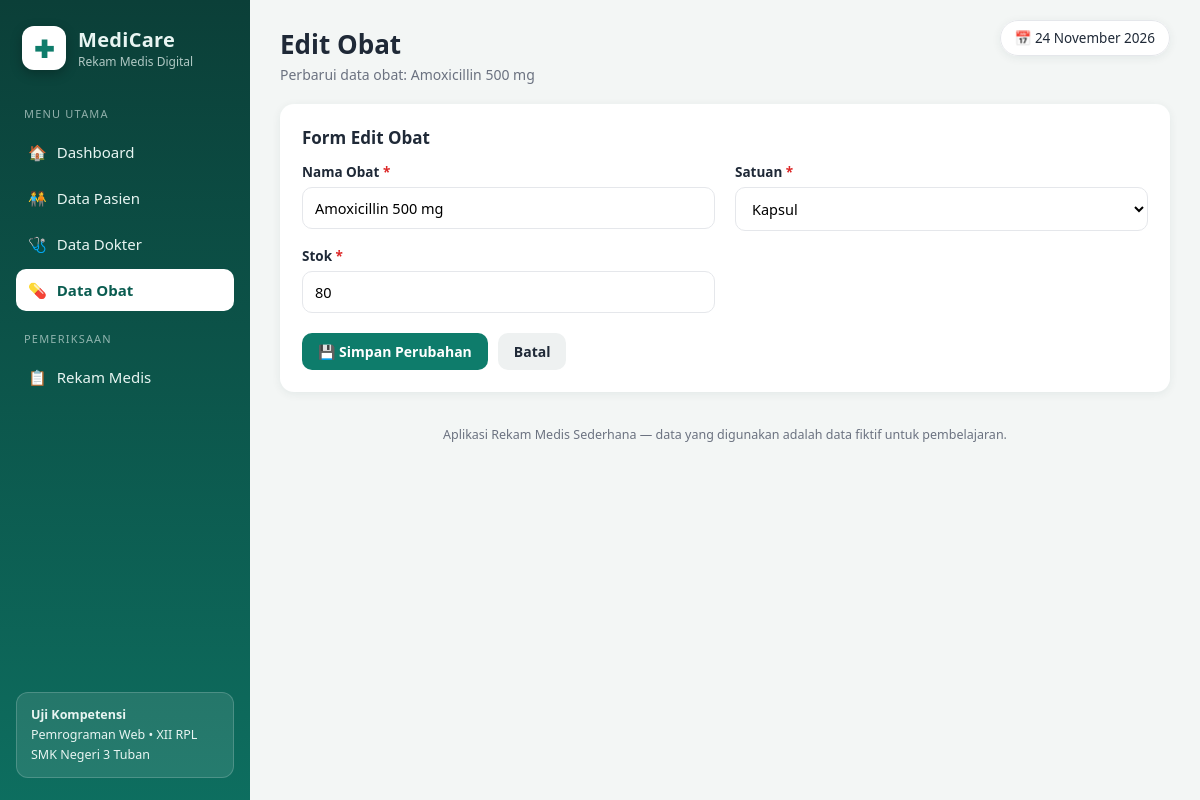
/obat_edit.php?id=2, run on the app's committed database.
### tables this page shows
CREATE TABLE IF NOT EXISTS obat (
    id_obat   INT          NOT NULL AUTO_INCREMENT,
    nama_obat VARCHAR(100) NOT NULL,
    satuan    VARCHAR(30)  NOT NULL,
    stok      INT          NOT NULL DEFAULT 0,
    PRIMARY KEY (id_obat)
);

### koneksi.php (called while the page is built, shortened)
<?php
function e($nilai)
{
    return htmlspecialchars((string) $nilai, ENT_QUOTES, 'UTF-8');
}
function tgl_indo($tanggal)
{
    $bulan = [1 => 'Januari', 'Februari', 'Maret', 'April', 'Mei', 'Juni',
              'Juli', 'Agustus', 'September', 'Oktober', 'November', 'Desember'];
    $pecah = explode('-', $tanggal);
    return (int) $pecah[2] . ' ' . $bulan[(int) $pecah[1]] . ' ' . $pecah[0];
}

### obat_edit.php (the view, shortened to what this page needs)
<?php
require_once 'koneksi.php';
$id = (int) ($_GET['id'] ?? 0);
$stmt = mysqli_prepare($koneksi, "SELECT * FROM obat WHERE id_obat = ?");
mysqli_stmt_bind_param($stmt, 'i', $id);
mysqli_stmt_execute($stmt);
$obat = mysqli_fetch_assoc(mysqli_stmt_get_result($stmt));
$data  = $obat;
$judul    = 'Edit Obat';
$subjudul = 'Perbarui data obat: ' . $obat['nama_obat'];
require_once 'includes/header.php';
?>
<div class="kartu">
    <div class="kartu-judul">Form Edit Obat</div>
    <form method="post" action="">
        <div class="form-grid">
            <div class="form-grup">
                <label>Nama Obat <span class="wajib">*</span></label>
                <input type="text" name="nama_obat" maxlength="100" value="<?= e($data['nama_obat']) ?>" required>
            </div>
            <div class="form-grup">
                <label>Satuan <span class="wajib">*</span></label>
                <select name="satuan" required>
                    <?php foreach (['Tablet', 'Kapsul', 'Sirup', 'Salep', 'Tetes', 'Injeksi'] as $s): ?>
                        <option value="<?= $s ?>" <?= $data['satuan'] === $s ? 'selected' : '' ?>><?= $s ?></option>
                    <?php endforeach; ?>
                </select>
            </div>
            <div class="form-grup">
                <label>Stok <span class="wajib">*</span></label>
                <input type="number" name="stok" min="0" step="1" value="<?= e($data['stok']) ?>" required>
            </div>
        </div>
        <div class="form-aksi">
            <button class="btn btn-utama" type="submit">💾 Simpan Perubahan</button>
            <a class="btn btn-abu" href="obat.php">Batal</a>
        </div>
    </form>
</div>
<?php require_once 'includes/footer.php'; ?>

### includes/header.php (shortened to what this page needs)
<?php
$halaman_aktif = basename($_SERVER['PHP_SELF']);
function nav_aktif($file, $halaman_aktif)
{
    $peta = [
        'pasien.php'      => ['pasien.php', 'pasien_tambah.php', 'pasien_edit.php', 'pasien_detail.php'],
        'dokter.php'      => ['dokter.php', 'dokter_tambah.php', 'dokter_edit.php'],
        'obat.php'        => ['obat.php', 'obat_tambah.php', 'obat_edit.php'],
        'rekam_medis.php' => ['rekam_medis.php', 'rekam_tambah.php', 'rekam_edit.php', 'rekam_detail.php'],
    ];
    $grup = $peta[$file] ?? [$file];
    return in_array($halaman_aktif, $grup, true) ? ' class="aktif"' : '';
}
?>
<!DOCTYPE html>
<html lang="id">
<head>
    <link rel="stylesheet" href="assets/css/style.css">
</head>
<body>
<div class="layout">
    <aside class="sidebar">
        <div class="brand">
            <div class="brand-logo">✚</div>
            <div>
                <div class="brand-nama">MediCare</div>
                <div class="brand-sub">Rekam Medis Digital</div>
            </div>
        </div>
        <nav class="menu">
            <div class="menu-judul">Menu Utama</div>
            <a href="index.php"<?= nav_aktif('index.php', $halaman_aktif) ?>>🏠 <span>Dashboard</span></a>
            <a href="pasien.php"<?= nav_aktif('pasien.php', $halaman_aktif) ?>>🧑‍🤝‍🧑 <span>Data Pasien</span></a>
            <a href="dokter.php"<?= nav_aktif('dokter.php', $halaman_aktif) ?>>🩺 <span>Data Dokter</span></a>
            <a href="obat.php"<?= nav_aktif('obat.php', $halaman_aktif) ?>>💊 <span>Data Obat</span></a>
            <div class="menu-judul">Pemeriksaan</div>
            <a href="rekam_medis.php"<?= nav_aktif('rekam_medis.php', $halaman_aktif) ?>>📋 <span>Rekam Medis</span></a>
        </nav>
        <div class="sidebar-bawah">
            <div class="kartu-info">
                <b>Uji Kompetensi</b><br>
                Pemrograman Web &bull; XII RPL<br>
                SMK Negeri 3 Tuban
            </div>
        </div>
    </aside>
    <main class="konten">
        <header class="topbar">
            <div>
                <h1><?= e($judul ?? 'Dashboard') ?></h1>
                <p class="topbar-sub"><?= e($subjudul ?? 'Aplikasi Rekam Medis Sederhana') ?></p>
            </div>
            <div class="topbar-kanan">
                <span class="badge-tanggal">📅 <?= tgl_indo(date('Y-m-d')) ?></span>
            </div>
        </header>

### assets/css/style.css (style rules this page uses)
:root { --teal: #0e7c6b; --teal-gelap: #0a5c50; --teal-muda: #e6f4f1; --biru: #2563eb; --ungu: #7c3aed; --oranye: #ea8a00; --merah: #dc2626; --teks: #1f2937; --teks-redup: #6b7280; --garis: #e5e7eb; --latar: #f3f6f5; --radius: 14px; --bayang: 0 2px 10px rgba(16, 60, 52, .07); }
* { margin: 0; padding: 0; box-sizing: border-box; }
body { font-family: "Segoe UI", system-ui, -apple-system, Arial, sans-serif; background: var(--latar); color: var(--teks); }
a { text-decoration: none; }
.layout { display: flex; min-height: 100vh; }
.sidebar { width: 250px; flex-shrink: 0; background: linear-gradient(180deg, #0b3f38 0%, #0e7c6b 130%); color: #e8f5f2; display: flex; flex-direction: column; padding: 22px 16px; position: sticky; top: 0; height: 100vh; }
.brand { display: flex; align-items: center; gap: 12px; padding: 4px 6px 20px; }
.brand-logo { width: 44px; height: 44px; border-radius: 12px; background: #ffffff; color: var(--teal); display: flex; align-items: center; justify-content: center; font-size: 24px; font-weight: 800; box-shadow: 0 4px 12px rgba(0,0,0,.25); }
.brand-nama { font-size: 20px; font-weight: 800; letter-spacing: .3px; }
.brand-sub { font-size: 12px; opacity: .75; }
.menu { display: flex; flex-direction: column; gap: 4px; }
.menu-judul { font-size: 11px; text-transform: uppercase; letter-spacing: 1.2px; opacity: .6; margin: 16px 8px 6px; }
.menu a { color: #e8f5f2; padding: 11px 12px; border-radius: 10px; display: flex; align-items: center; gap: 10px; font-size: 15px; transition: background .15s ease, transform .15s ease; }
.menu a.aktif { background: #ffffff; color: var(--teal-gelap); font-weight: 700; }
.sidebar-bawah { margin-top: auto; }
.kartu-info { background: rgba(255,255,255,.10); border: 1px solid rgba(255,255,255,.18); border-radius: 12px; padding: 12px 14px; font-size: 12.5px; line-height: 1.6; }
.konten { flex: 1; padding: 26px 30px 18px; min-width: 0; }
.topbar { display: flex; justify-content: space-between; align-items: flex-start; gap: 16px; margin-bottom: 20px; flex-wrap: wrap; }
.topbar h1 { font-size: 26px; font-weight: 800; }
.topbar-sub { color: var(--teks-redup); margin-top: 3px; font-size: 14px; }
.badge-tanggal { background: #fff; border: 1px solid var(--garis); border-radius: 999px; padding: 8px 14px; font-size: 13.5px; box-shadow: var(--bayang); }
.kartu { background: #fff; border-radius: var(--radius); box-shadow: var(--bayang); padding: 22px; margin-bottom: 22px; }
.kartu-judul { font-size: 17px; font-weight: 700; margin-bottom: 14px; }
.btn { display: inline-flex; align-items: center; gap: 6px; padding: 9px 16px; border-radius: 10px; border: none; cursor: pointer; font-size: 14px; font-weight: 600; font-family: inherit; transition: filter .15s ease, transform .1s ease; }
.btn-utama { background: var(--teal); color: #fff; }
.btn-abu { background: #eef1f1; color: var(--teks); }
.form-grid { display: grid; grid-template-columns: 1fr 1fr; gap: 16px 20px; }
.form-grup { display: flex; flex-direction: column; gap: 6px; }
.form-grup label { font-size: 13.5px; font-weight: 600; }
.form-grup label .wajib { color: var(--merah); }
.form-grup input, .form-grup select, .form-grup textarea { padding: 10px 12px; border: 1px solid var(--garis); border-radius: 10px; font-size: 14.5px; font-family: inherit; background: #fff; width: 100%; }
.form-aksi { margin-top: 20px; display: flex; gap: 10px; flex-wrap: wrap; }

### data on the page
obat: nama_obat "Perbarui data obat: Amoxicillin 500 mg", nama_obat "Amoxicillin 500 mg", satuan "Kapsul", stok "80"

### other printed values
$judul "Edit Obat"
